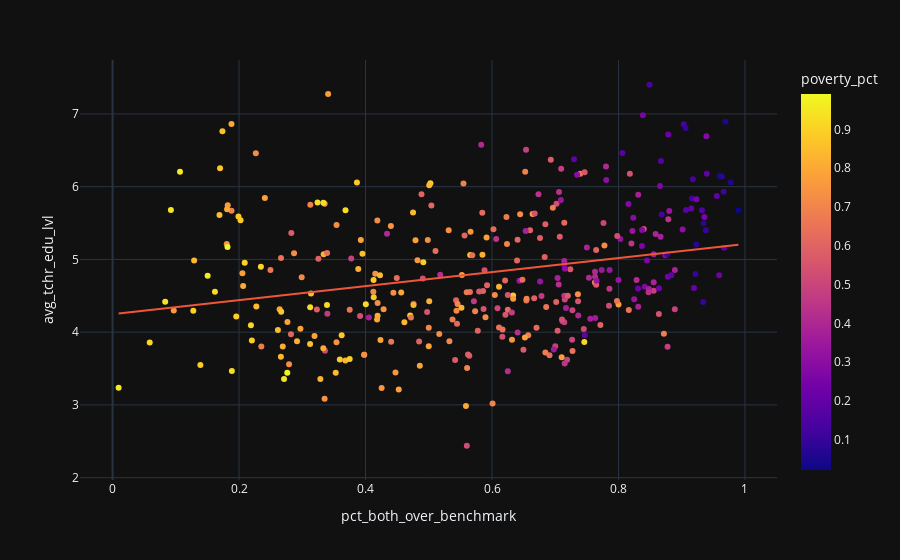

Here is the notebook cell this chart was saved with:
### Markdown cell above
## Visualize the Data

There's not a magic bullet recommendation for the right number of plots to understand a given dataset, but visualizing your data is *always* a good idea. Not only does it allow you to quickly convey your findings (even if you have a non-technical audience), it will often reveal trends in your data that escaped you when you were looking only at numbers. It is important to not only create visualizations, but to **interpret your visualizations** as well.

**Every plot should**:
- Have a title
- Have axis labels
- Have appropriate tick labels
- Text is legible in a plot
- Plots demonstrate meaningful and valid relationships
- Have an interpretation to aid understanding

Here is an example of what your plots should look like following the above guidelines. Note that while the content of this example is unrelated, the principles of visualization hold:

![](https://snag.gy/hCBR1U.jpg)
*Interpretation: The above image shows that as we increase our spending on advertising, our sales numbers also tend to increase. There is a positive correlation between advertising spending and sales.*

---

Here are some prompts to get you started with visualizations. Feel free to add additional visualizations as you see fit:
1. Use Seaborn's heatmap with pandas `.corr()` to visualize correlations between all numeric features.
    - Heatmaps are generally not appropriate for presentations, and should often be excluded from reports as they can be visually overwhelming. **However**, they can be extremely useful in identify relationships of potential interest (as well as identifying potential collinearity before modeling).
    - Please take time to format your output, adding a title. Look through some of the additional arguments and options. (Axis labels aren't really necessary, as long as the title is informative).
2. Visualize distributions using histograms. If you have a lot, consider writing a custom function and use subplots.
    - *OPTIONAL*: Summarize the underlying distributions of your features (in words & statistics)
         - Be thorough in your verbal description of these distributions.
         - Be sure to back up these summaries with statistics.
         - We generally assume that data we sample from a population will be normally distributed. Do we observe this trend? Explain your answers for each distribution and how you think this will affect estimates made from these data.
3. Plot and interpret boxplots. 
    - Boxplots demonstrate central tendency and spread in variables. In a certain sense, these are somewhat redundant with histograms, but you may be better able to identify clear outliers or differences in IQR, etc.
    - Multiple values can be plotted to a single boxplot as long as they are of the same relative scale (meaning they have similar min/max values).
    - Each boxplot should:
        - Only include variables of a similar scale
        - Have clear labels for each variable
        - Have appropriate titles and labels
4. Plot and interpret scatter plots to view relationships between features. Feel free to write a custom function, and subplot if you'd like. Functions save both time and space.
    - Your plots should have:
        - Two clearly labeled axes
        - A proper title
        - Colors and symbols that are clear and unmistakable
5. Additional plots of your choosing.
    - Are there any additional trends or relationships you haven't explored? Was there something interesting you saw that you'd like to dive further into? It's likely that there are a few more plots you might want to generate to support your narrative and recommendations that you are building toward. **As always, make sure you're interpreting your plots as you go**.

### Code cell
# Code
px.scatter(final_merged_df,'pct_both_over_benchmark', 'avg_tchr_edu_lvl', color = 'poverty_pct', trendline='ols')

### Figure 1 — Plotly figure (JSON) as saved in the notebook; plotly's stock layout.template omitted (floating-point values rounded to 4 significant figures; data arrays with more than 128 entries replaced by an {"elided": "..."} marker saying what was removed)
{"data": [{"hovertemplate": "pct_both_over_benchmark=%{x}<br>avg_tchr_edu_lvl=%{y}<br>poverty_pct=%{marker.color}<extra></extra>", "legendgroup": "", "marker": {"color": {"elided": "403 float values"}, "coloraxis": "coloraxis", "symbol": "circle"}, "mode": "markers", "name": "", "orientation": "v", "showlegend": false, "x": {"elided": "403 float values"}, "xaxis": "x", "y": {"elided": "403 float values"}, "yaxis": "y", "type": "scatter"}, {"hovertemplate": "<b>OLS trendline</b><br>avg_tchr_edu_lvl = 0.963694 * pct_both_over_benchmark + 4.24783<br>R<sup>2</sup>=0.065770<br><br>pct_both_over_benchmark=%{x}<br>avg_tchr_edu_lvl=%{y} <b>(trend)</b><extra></extra>", "legendgroup": "", "marker": {"symbol": "circle"}, "mode": "lines", "name": "", "showlegend": false, "x": {"elided": "350 float values"}, "xaxis": "x", "y": {"elided": "350 float values"}, "yaxis": "y", "type": "scatter"}], "layout": {"xaxis": {"anchor": "y", "domain": [0.0, 1.0], "title": {"text": "pct_both_over_benchmark"}}, "yaxis": {"anchor": "x", "domain": [0.0, 1.0], "title": {"text": "avg_tchr_edu_lvl"}}, "coloraxis": {"colorbar": {"title": {"text": "poverty_pct"}}, "colorscale": [[0.0, "#0d0887"], [0.1111, "#46039f"], [0.2222, "#7201a8"], [0.3333, "#9c179e"], [0.4444, "#bd3786"], [0.5556, "#d8576b"], [0.6667, "#ed7953"], [0.7778, "#fb9f3a"], [0.8889, "#fdca26"], [1.0, "#f0f921"]]}, "legend": {"tracegroupgap": 0}, "margin": {"t": 60}}}
